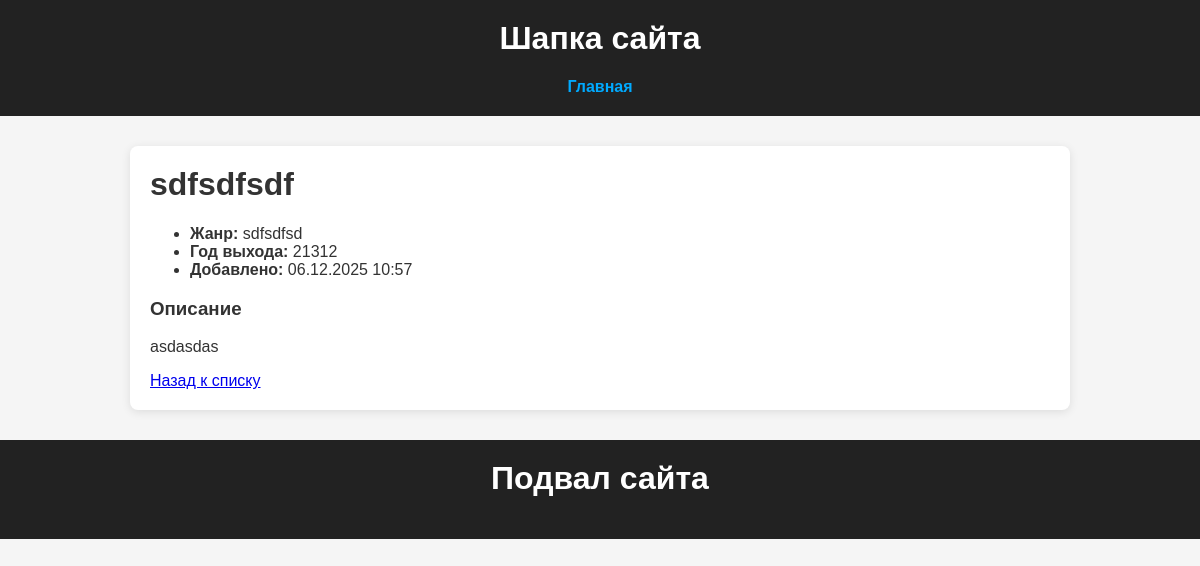
/game/9/, run on the app's committed database.
### games/models.py (models this page shows, shortened)
class Game(models.Model):
    title = models.CharField('Название', max_length=200)
    genre = models.CharField('Жанр', max_length=100)
    release_year = models.PositiveIntegerField('Год название')
    description = models.TextField('Описание', blank=True)
    created_at = models.DateTimeField(auto_now_add=True)
    class Meta:
        verbose_name = 'Игра'
        verbose_name_plural = 'Игры'
        ordering = ['-created_at']

### games/views.py (the view)
# urls.py: path('game/<int:pk>/', GameDetailView.as_view(), name='game_detail'),
class GameDetailView(DetailView):
    model = Game
    template_name = 'game_detail.html'
    context_object_name = 'game'

### templates/game_detail.html
{% extends 'base.html' %}
{% block content %}
<div class="container mt-4">
    <h1>{{ game.title }}</h1>
    <ul class="list-unstyled">
        <li><strong>Жанр:</strong> {{ game.genre }}</li>
        <li><strong>Год выхода:</strong> {{ game.release_year }}</li>
        <li><strong>Добавлено:</strong> {{ game.created_at|date:"d.m.Y H:i" }}</li>
    </ul>
    {% if game.description %}
        <h3>Описание</h3>
        <p>{{ game.description|linebreaks }}</p>
    {% else %}
        <p><em>Описание отсутствует.</em></p>
    {% endif %}
    <a href="{% url 'game_list' %}" class="btn btn-secondary mt-3">Назад к списку</a>
</div>
{% endblock %}

### static/style.css (style rules this page uses)
body { margin: 0; font-family: Arial, sans-serif; background: #f5f5f5; color: #333; }
h1, h2 { margin-top: 0; }

### data on the page
Game: title "sdfsdfsdf", genre "sdfsdfsd", release_year "21312", created_at "06.12.2025 10:57", description "asdasdas"
